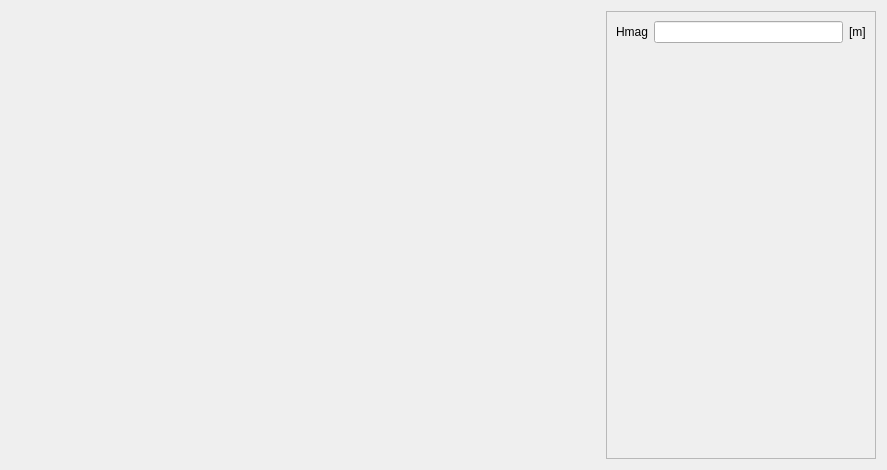
<?xml version="1.0" encoding="UTF-8"?>
<ui version="4.0">
 <class>PMSlot18</class>
 <widget class="QWidget" name="PMSlot18">
  <property name="geometry">
   <rect>
    <x>0</x>
    <y>0</y>
    <width>887</width>
    <height>470</height>
   </rect>
  </property>
  <property name="minimumSize">
   <size>
    <width>630</width>
    <height>470</height>
   </size>
  </property>
  <property name="maximumSize">
   <size>
    <width>16777215</width>
    <height>16777215</height>
   </size>
  </property>
  <property name="windowTitle">
   <string>Form</string>
  </property>
  <layout class="QHBoxLayout" name="horizontalLayout">
   <item>
    <layout class="QVBoxLayout" name="verticalLayout_2">
     <item>
      <widget class="QLabel" name="img_slot">
       <property name="sizePolicy">
        <sizepolicy hsizetype="Expanding" vsizetype="Expanding">
         <horstretch>0</horstretch>
         <verstretch>0</verstretch>
        </sizepolicy>
       </property>
       <property name="maximumSize">
        <size>
         <width>16777215</width>
         <height>16777215</height>
        </size>
       </property>
       <property name="text">
        <string/>
       </property>
       <property name="pixmap">
        <pixmap resource="../../../../Resources/pyleecan.qrc">:/images/images/MachineSetup/WMSlot/SlotM18.png</pixmap>
       </property>
       <property name="scaledContents">
        <bool>false</bool>
       </property>
       <property name="alignment">
        <set>Qt::AlignCenter</set>
       </property>
      </widget>
     </item>
    </layout>
   </item>
   <item>
    <widget class="QScrollArea" name="scrollArea">
     <property name="minimumSize">
      <size>
       <width>270</width>
       <height>0</height>
      </size>
     </property>
     <property name="maximumSize">
      <size>
       <width>270</width>
       <height>16777215</height>
      </size>
     </property>
     <property name="widgetResizable">
      <bool>true</bool>
     </property>
     <widget class="QWidget" name="scrollAreaWidgetContents">
      <property name="geometry">
       <rect>
        <x>0</x>
        <y>0</y>
        <width>268</width>
        <height>446</height>
       </rect>
      </property>
      <layout class="QVBoxLayout" name="verticalLayout">
       <item>
        <layout class="QGridLayout" name="gridLayout">
         <item row="0" column="2">
          <widget class="QLabel" name="unit_Hmag">
           <property name="text">
            <string>[m]</string>
           </property>
          </widget>
         </item>
         <item row="0" column="1">
          <widget class="FloatEdit" name="lf_Hmag"/>
         </item>
         <item row="0" column="0">
          <widget class="QLabel" name="in_Hmag">
           <property name="text">
            <string>Hmag</string>
           </property>
          </widget>
         </item>
        </layout>
       </item>
       <item>
        <spacer name="verticalSpacer">
         <property name="orientation">
          <enum>Qt::Vertical</enum>
         </property>
         <property name="sizeHint" stdset="0">
          <size>
           <width>20</width>
           <height>40</height>
          </size>
         </property>
        </spacer>
       </item>
       <item>
        <widget class="WWSlotOut" name="w_out" native="true"/>
       </item>
      </layout>
     </widget>
    </widget>
   </item>
  </layout>
 </widget>
 <customwidgets>
  <customwidget>
   <class>FloatEdit</class>
   <extends>QLineEdit</extends>
   <header>......GUI/Tools/FloatEdit.h</header>
  </customwidget>
  <customwidget>
   <class>WWSlotOut</class>
   <extends>QWidget</extends>
   <header>......GUI.Dialog.DMachineSetup.SWSlot.WWSlotOut.WWSlotOut.h</header>
   <container>1</container>
  </customwidget>
 </customwidgets>
 <tabstops>
  <tabstop>lf_Hmag</tabstop>
 </tabstops>
 <resources>
  <include location="../../../../Resources/pyleecan.qrc"/>
 </resources>
 <connections/>
</ui>
